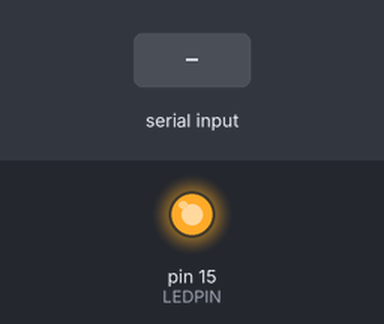
Recording of a sketch running on a simulated Arduino Uno, built with avr-gcc and run on an emulated ATmega328P. Parts: output pins drawn as LEDs (lit = HIGH). The test bench sets the inputs (shaded band). What the sketch prints to the serial monitor is not drawn.

Above: at 0.1 s.
At 6.2 s:
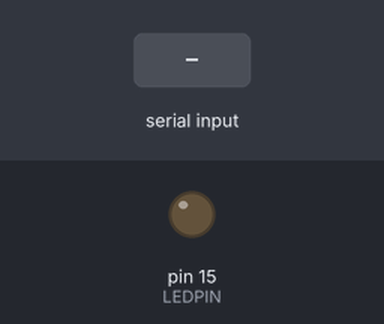
6.3 s: "1" received over the second serial link
Timing chart, 0 to 9.3 s (numbered marks = the images above; inputs shaded):
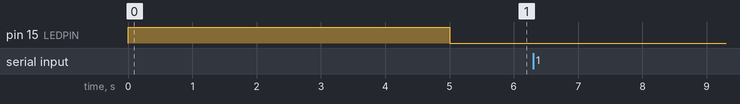

Measured:
- after the input at 6.3 s, every drawn part: stays the same

The sketch:

Power_Management_Module_Test.ino
```cpp
// =======================================================================
// AUTHOR               : Colin Ahern
// CREATE DATE      	: 5/01/2017
// COMPANY              : Zel Technologies
// PURPOSE              :
// SPECIAL NOTES        :
// =======================================================================
// Change History   	:
//        5/1/2017 - Initial commit
//
// =======================================================================

#include <SoftwareSerial.h>
#define LEDPIN        15


SoftwareSerial pm_serial(8, 9);
int count;

void setup()
{
  pinMode(LEDPIN, OUTPUT);
  digitalWrite(LEDPIN, HIGH);
  Serial.begin(115200);
  pm_serial.begin(19200);
  delay(5000);
  digitalWrite(LEDPIN, LOW);
}

void loop()
{
  pm_serial.listen();
  /*count = 0;
  while(pm_serial.available())
  {
    ++count;
    Serial.println(pm_serial.read());
  }
  if(count == 0)
    Serial.println("Waiting on RS232...");
  pm_serial.flush();*/

  if(pm_serial.available())
    Serial.println(pm_serial.readString());
  //else
    //Serial.println("Waiting on RS232...");


   //delay(2000);
}
```
